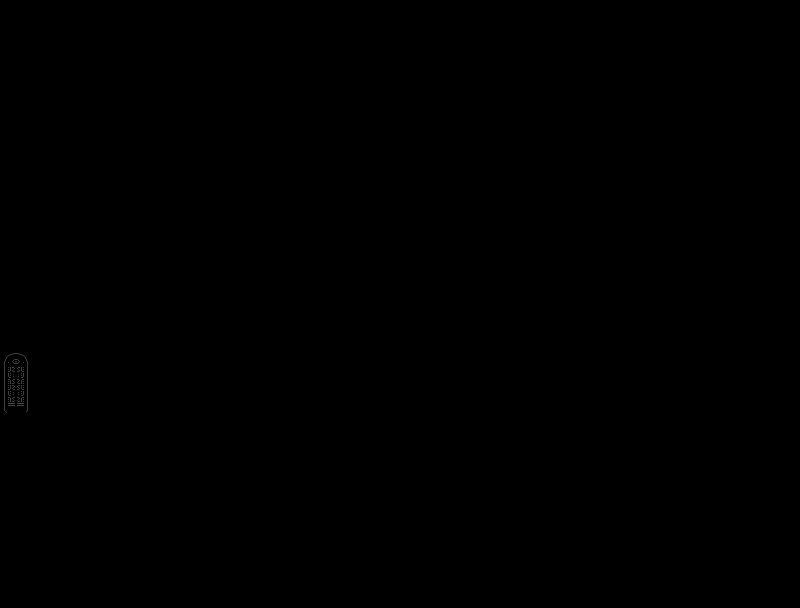

The image is a tile-based game level rendered from a .tmx file. Its description and source (layers, tilesets, objects; grid data summarised) follow:
An orthogonal 25x19 tile map with 32x32 px tiles, 4 tile layers (collision, rift, ground_decorations, decorations).

<map version="1.2" tiledversion="1.3.4" orientation="orthogonal" renderorder="right-down" width="25" height="19" tilewidth="32" tileheight="32" infinite="0" nextlayerid="5" nextobjectid="1">
 <editorsettings>
  <export target="level_8.json" format="json" />
 </editorsettings>
 <tileset firstgid="1" source="nort_platform_tiles-Sheet.tsx" />
 <layer id="1" name="collision" width="25" height="19">
  <data>[475 cells, 194 non-empty, 8 distinct tile ids]</data>
 </layer>
 <layer id="4" name="rift" width="25" height="19">
  <data>[475 cells, 45 non-empty, 13 distinct tile ids]</data>
 </layer>
 <layer id="2" name="ground_decorations" width="25" height="19">
  <data>[475 cells, 104 non-empty, 15 distinct tile ids]</data>
 </layer>
 <layer id="3" name="decorations" width="25" height="19">
  <data>[475 cells, 31 non-empty, 7 distinct tile ids]</data>
 </layer>
</map>
